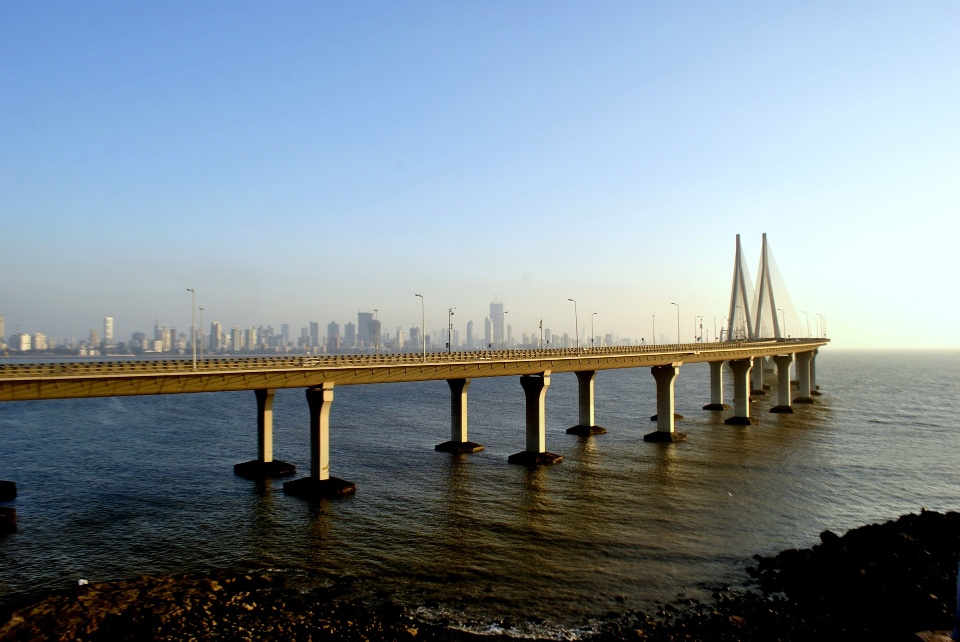
#> input picture img2.jpg, 960 x 642 px
$ python Encrypt.py
#> lines starting #> are read from the running program, lines starting #| are printed output that depends on the picture
import cv2
import numpy as np

image = cv2.imread('img2.jpg')
#> image is the input picture: shape (642, 960, 3); mean B, G, R 146.9, 138.6, 125.6
seed = 5
# [4 lines of commented-out code are left out]
arr2 = np.random.uniform(4,255,image.shape).astype(np.uint8)
# print(arr2)
# print(image.shape)
encrypt = cv2.bitwise_xor(arr2,image)
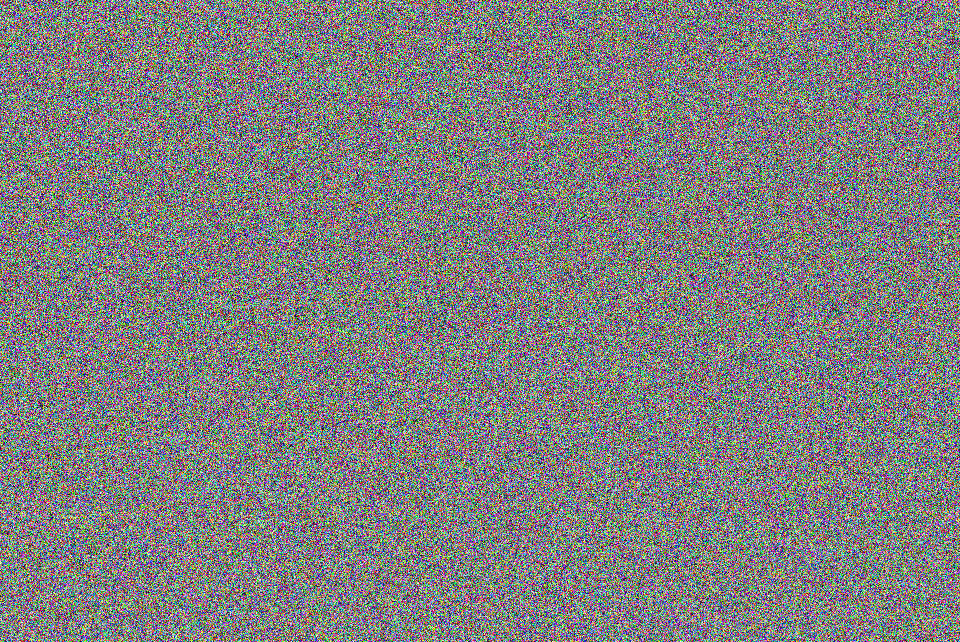
#> encrypt: shape (642, 960, 3); mean B, G, R 127.2, 127.2, 127.7
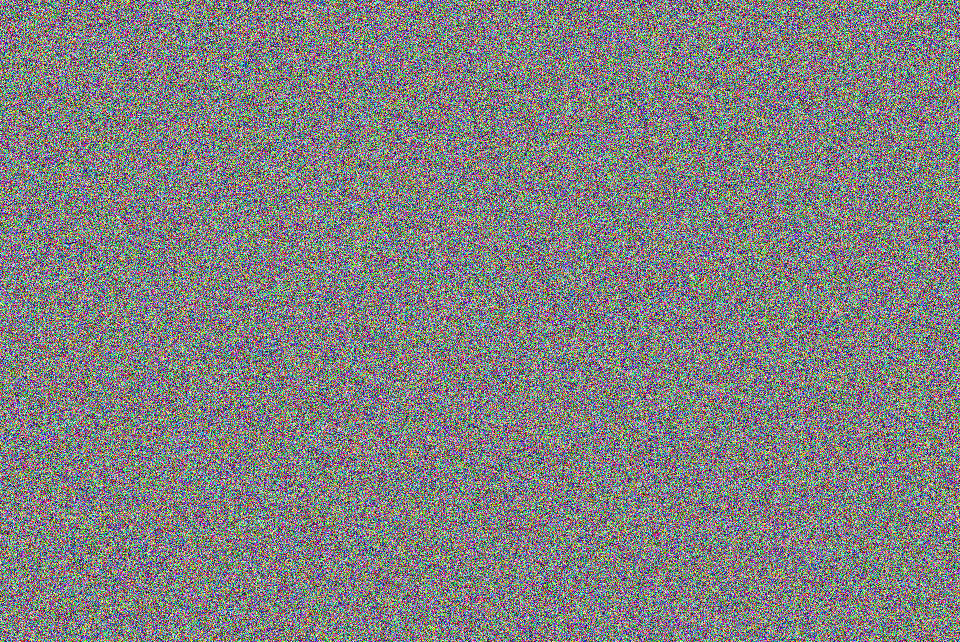
#> arr2: shape (642, 960, 3); mean B, G, R 129, 129, 129.1
decrypt = cv2.bitwise_xor(arr2,encrypt)
cv2.imshow('hello',encrypt)
cv2.imshow('hello1',arr2)
cv2.imshow('hello2',decrypt)
cv2.waitKey(0)
